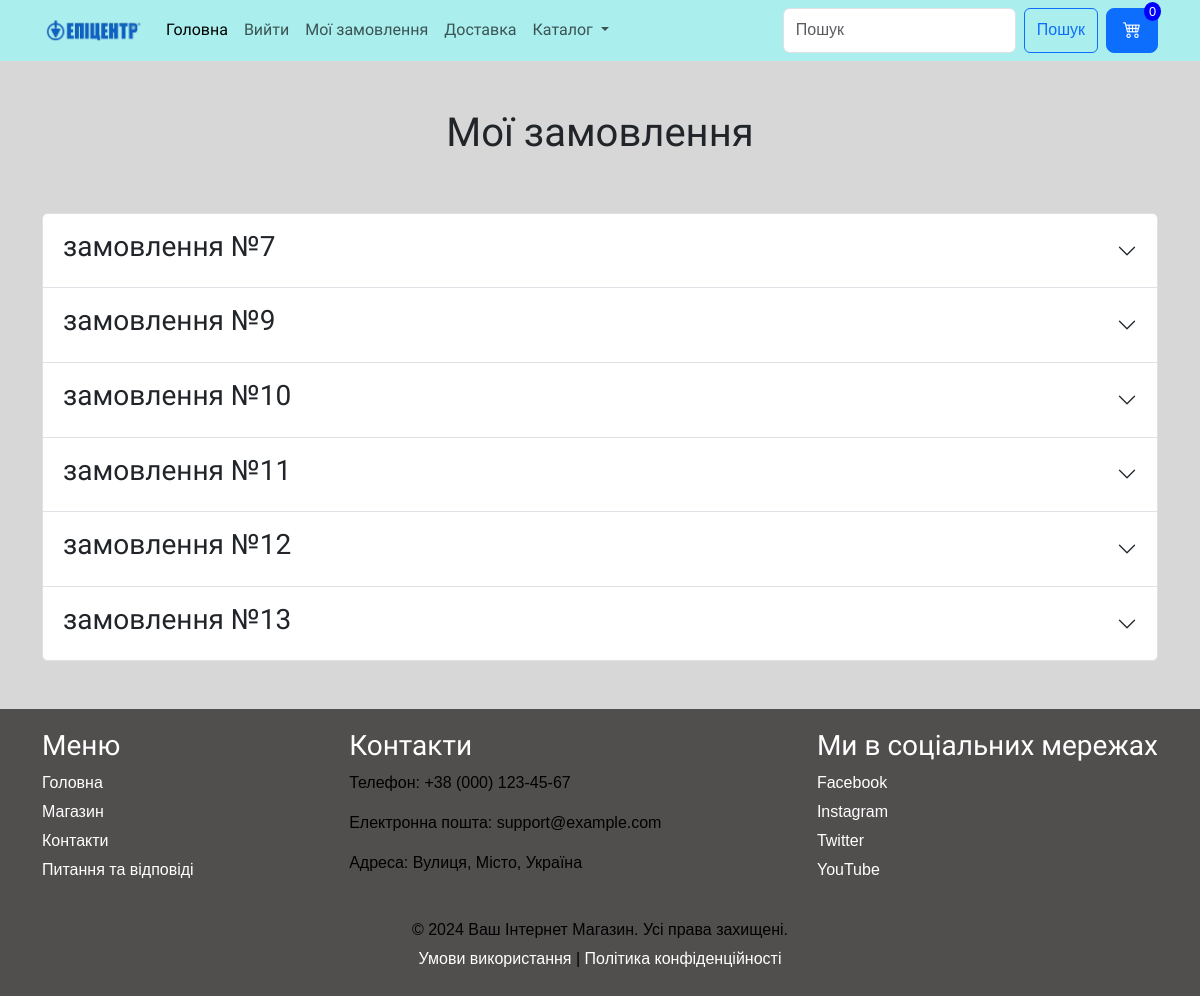
The app's page /my_orders (signed in), older data.
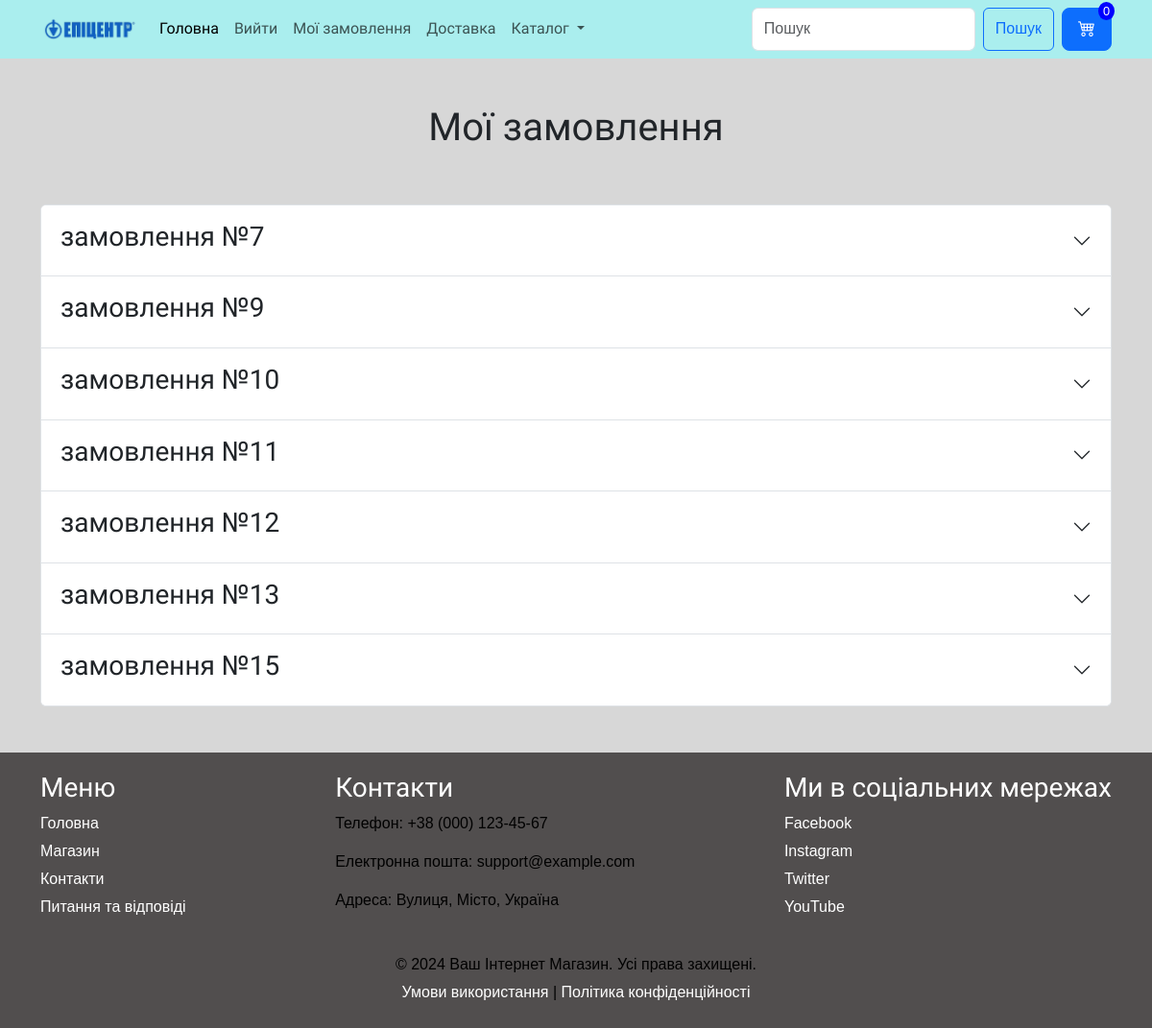
The same page, newer data.
### tables this page shows
CREATE TABLE "orders" (
	"id"	INTEGER,
	"user_id"	INTEGER NOT NULL,
	"city"	TEXT,
	"address"	TEXT,
	"comment"	TEXT,
	"status" TEXT DEFAULT "submit",
	"cart_id"	INTEGER, post_service TEXT, `delivery_type` TEXT,
	PRIMARY KEY("id" AUTOINCREMENT),
	FOREIGN KEY("user_id") REFERENCES "users"("id")
);

### app.py (the view)
@app.route("/my_orders")
@login_required
def my_orders():
    orders = db.get_user_orders(current_user.id)
    return render_template("user_orders.html",orders=orders)

### app.py (called while the page is built)
@login_manager.user_loader#Підвантаження даних про користувача
def load_user(user_id):
    user_data = db.get_user_by_id(user_id)
    if user_data:
        return User(user_id,user_data[1],user_data[2],user_data[3],user_data[4],user_data[5] )
    else:
        return None

@app.context_processor
def get_categories():
    categories = db.get_all_categories()
    cart = session.get('cart', {})
    cart_products = []
    total= 0
    if len(cart) > 0:
        for product_id in cart:
            product = db.get_product(product_id)
            cart_products.append(product)
            total += product[2] * cart[str(product_id)]
    return dict(categories=categories,cart=cart,cart_products=cart_products,total=total)

### db.py (called while the page is built)
    def open(self):
        self.connect = sqlite3.connect(self.dbname)
        self.cursor = self.connect.cursor()

    def close(self):
        self.cursor.close()
        self.connect.close()

    def get_user_by_id(self,id):
        self.open()
        self.cursor.execute("""SELECT * FROM users WHERE id=?""",[id])
        user_register = self.cursor.fetchone()
        self.close()
        return user_register

### templates/user_orders.html (shortened to what this page needs)
{% extends 'base.html' %}
{% block content  %}
<h1 class="pt-5">Мої замовлення</h1>
<div class="container py-5">
    <div class="accordion" id="accordionExample">
            {% for order in orders %}
            <div class="accordion-item">
                <h2 class="accordion-header">
                  <button class="accordion-button collapsed" type="button" data-bs-toggle="collapse" data-bs-target="#collapse{{order[0]}}" aria-expanded="true" aria-controls="collapseOne">
                   <h3>замовлення №{{order[0]}}</h3>
                  </button>
                </h2>
            </div>
            {% endfor %}
</div>
{% endblock  %}

Row changes from the older to the newer data that the page shows:
added orders: id "15"
